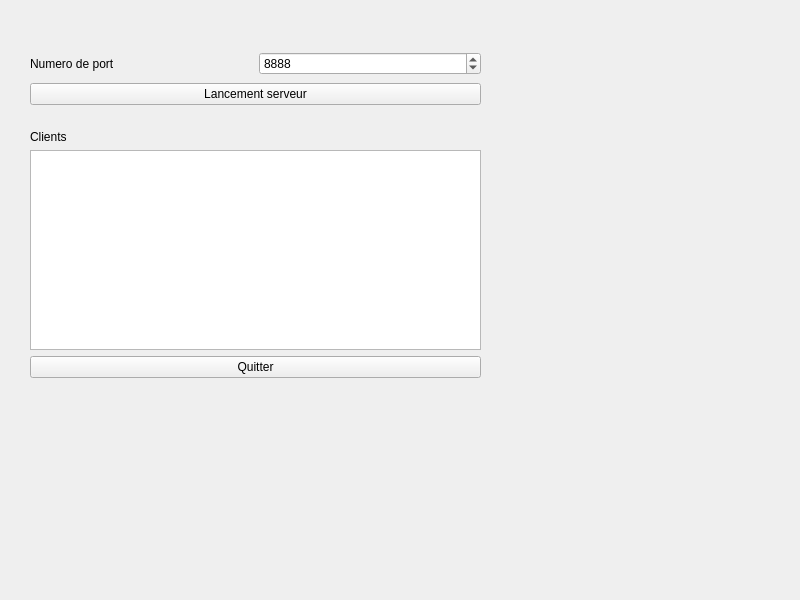
<?xml version="1.0" encoding="UTF-8"?>
<ui version="4.0">
 <class>Widget</class>
 <widget class="QWidget" name="Widget">
  <property name="geometry">
   <rect>
    <x>0</x>
    <y>0</y>
    <width>800</width>
    <height>600</height>
   </rect>
  </property>
  <property name="windowTitle">
   <string>Widget</string>
  </property>
  <widget class="QWidget" name="layoutWidget">
   <property name="geometry">
    <rect>
     <x>30</x>
     <y>130</y>
     <width>451</width>
     <height>248</height>
    </rect>
   </property>
   <layout class="QVBoxLayout" name="verticalLayout_2">
    <item>
     <widget class="QLabel" name="label_2">
      <property name="text">
       <string>Clients</string>
      </property>
     </widget>
    </item>
    <item>
     <layout class="QVBoxLayout" name="verticalLayout">
      <item>
       <widget class="QTextEdit" name="textEdit_Clients"/>
      </item>
      <item>
       <widget class="QPushButton" name="pushButton_Quitter">
        <property name="text">
         <string>Quitter</string>
        </property>
       </widget>
      </item>
     </layout>
    </item>
   </layout>
  </widget>
  <widget class="QWidget" name="layoutWidget">
   <property name="geometry">
    <rect>
     <x>30</x>
     <y>50</y>
     <width>451</width>
     <height>59</height>
    </rect>
   </property>
   <layout class="QVBoxLayout" name="verticalLayout_3">
    <item>
     <layout class="QHBoxLayout" name="horizontalLayout">
      <item>
       <widget class="QLabel" name="label">
        <property name="text">
         <string>Numero de port </string>
        </property>
       </widget>
      </item>
      <item>
       <widget class="QSpinBox" name="spinBox_NumeroPort">
        <property name="minimum">
         <number>-4</number>
        </property>
        <property name="maximum">
         <number>900000</number>
        </property>
        <property name="value">
         <number>8888</number>
        </property>
       </widget>
      </item>
     </layout>
    </item>
    <item>
     <widget class="QPushButton" name="pushButton_LancerServeur">
      <property name="text">
       <string>Lancement serveur</string>
      </property>
     </widget>
    </item>
   </layout>
  </widget>
 </widget>
 <resources/>
 <connections>
  <connection>
   <sender>pushButton_Quitter</sender>
   <signal>clicked()</signal>
   <receiver>Widget</receiver>
   <slot>close()</slot>
   <hints>
    <hint type="sourcelabel">
     <x>249</x>
     <y>365</y>
    </hint>
    <hint type="destinationlabel">
     <x>341</x>
     <y>422</y>
    </hint>
   </hints>
  </connection>
 </connections>
</ui>
